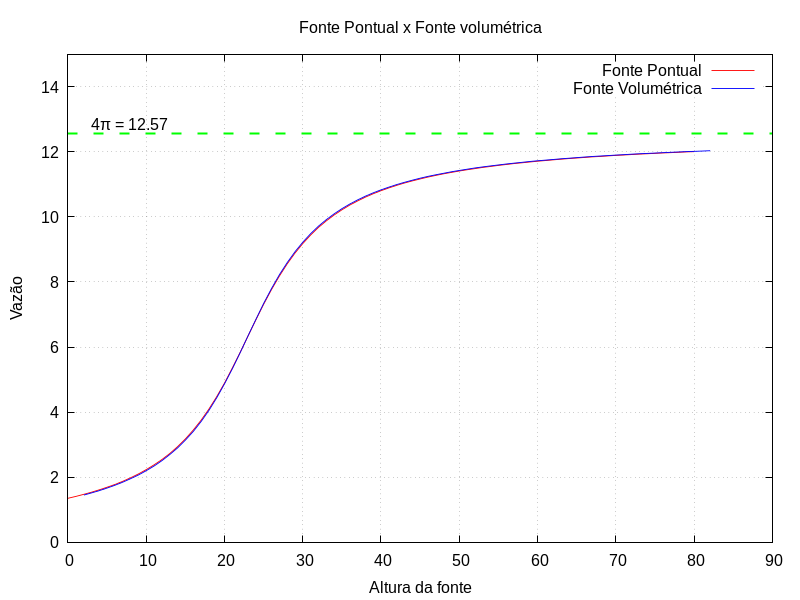

Write the gnuplot code that produced this figure.
reset
set terminal pngcairo enhanced font "Arial,12" size 800,600
set output "comparativo.png"
set title "Fonte Pontual x Fonte volumétrica"
set xlabel "Altura da fonte"
set ylabel "Vazão"
set grid
set yrange [0:15]

valor = 4*pi

set arrow from graph 0, first valor to graph 1, first valor nohead lw 2 lc rgb "green" dashtype 2
set label sprintf("4π = %.2f", valor) at graph 0.02, first valor offset 1,0.5 tc rgb "black"


plot "pontual/junção.txt" u 2:(($1/10000000)*(4*pi)) w l lw 0.9 ps 0.7 lc rgb "red" title "Fonte Pontual", \
"volumetrica/junção.txt" u 2:(($1/10000000)*(4*pi)) w l lw 0.9 ps 0.7 lc rgb "blue" title "Fonte Volumétrica"
